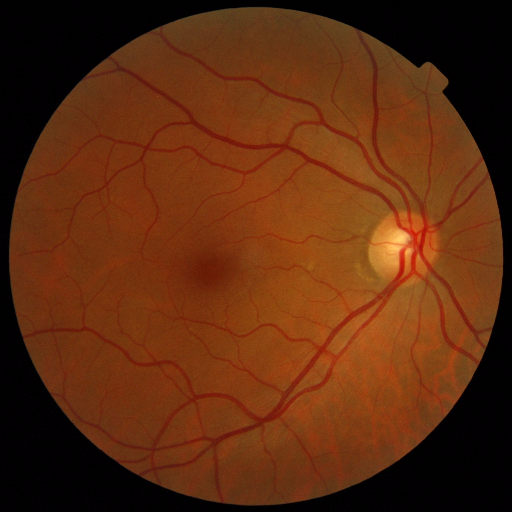
#> input picture data/raw/MESSIDOR2/messidor-2/messidor-2/preprocess/20051020_44982_0100_PP.png, 512 x 512 px
$ python -i explainability.py   (imports and definitions only)
#> lines starting #> are read from the running program, lines starting #| are printed output that depends on the picture
import cv2
import numpy as np


def gradcam_like_overlay(image: np.ndarray, mask: np.ndarray | None = None) -> np.ndarray:
    gray = cv2.cvtColor(image, cv2.COLOR_RGB2GRAY)
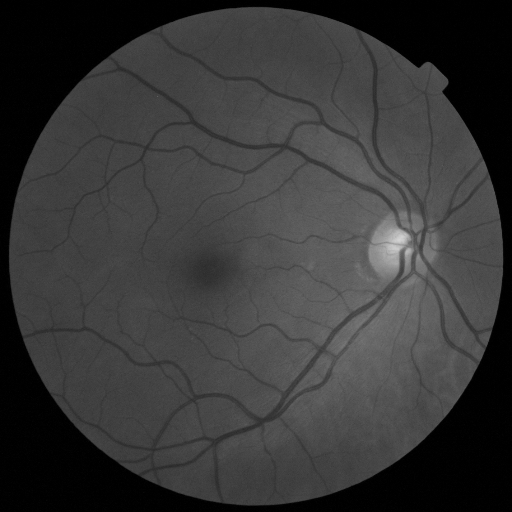
#> gray: shape (512, 512); min 0, max 212, mean 55
    heat = cv2.GaussianBlur(gray, (0, 0), sigmaX=21)
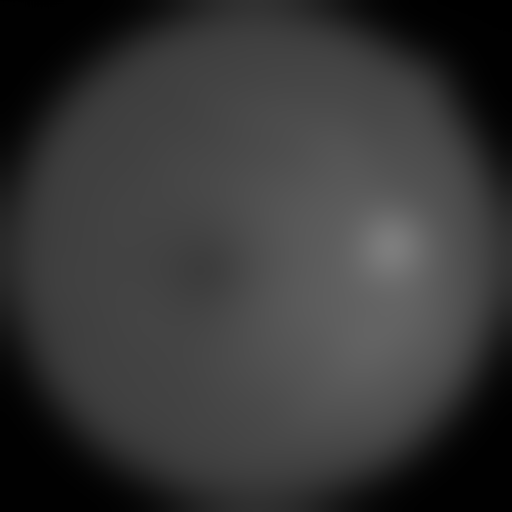
#> heat: shape (512, 512); min 0, max 125, mean 55.1
    heat = cv2.normalize(heat, None, 0, 255, cv2.NORM_MINMAX).astype(np.uint8)
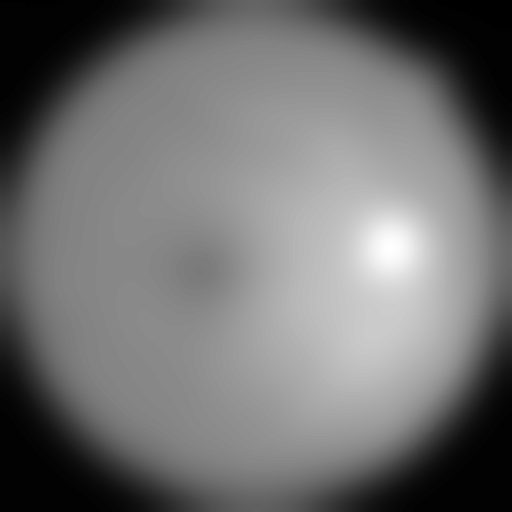
#> heat: shape (512, 512); min 0, max 255, mean 112.4
    heat = cv2.applyColorMap(heat, cv2.COLORMAP_JET)
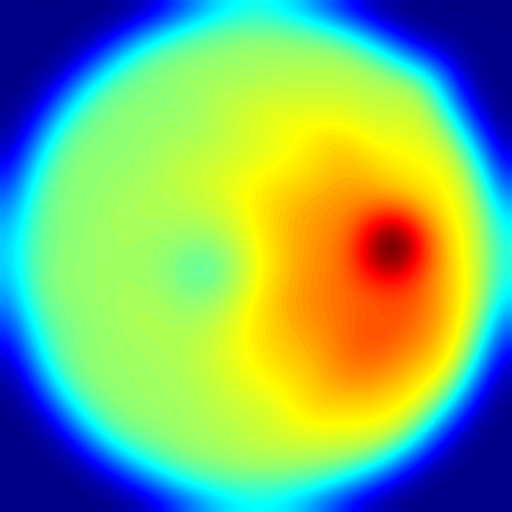
#> heat: shape (512, 512, 3); mean B, G, R 116, 176.9, 123.3
    heat = cv2.cvtColor(heat, cv2.COLOR_BGR2RGB)
    overlay = cv2.addWeighted(image, 0.55, heat, 0.45, 0)
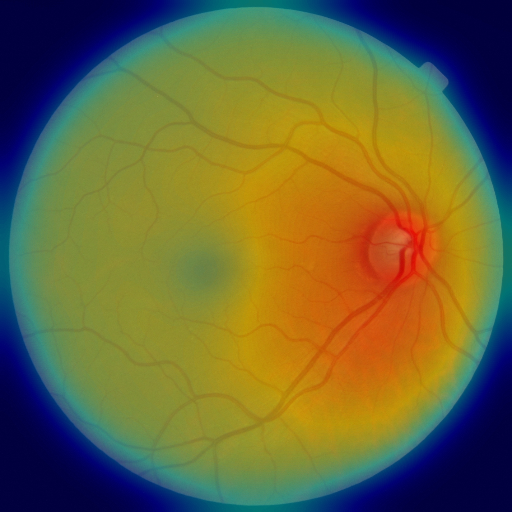
#> overlay: shape (512, 512, 3); mean R, G, B 106.8, 103.5, 60.4
    if mask is not None:
        masked_overlay = cv2.bitwise_and(overlay, overlay, mask=mask)
        # Non-retinal regions are explicitly darkened to avoid scanning/highlighting outside the eye.
        background = np.zeros_like(image)
        overlay = np.where(mask[..., None] > 0, masked_overlay, background)
    return overlay


def fake_lesion_mask(image: np.ndarray, mask: np.ndarray | None = None) -> np.ndarray:
    h, w, _ = image.shape
    lesion = np.zeros((h, w, 3), dtype=np.uint8)
    cv2.circle(lesion, (w // 3, h // 3), 22, (255, 0, 0), -1)
    cv2.circle(lesion, (w // 2, h // 2), 18, (255, 255, 0), -1)
    cv2.circle(lesion, (2 * w // 3, h // 2), 12, (0, 0, 255), -1)
    cv2.circle(lesion, (w // 2, 2 * h // 3), 15, (0, 255, 0), -1)
    if mask is not None:
        lesion = np.where(mask[..., None] > 0, lesion, 0)
        base = cv2.bitwise_and(image, image, mask=mask)
    else:
        base = image
    return cv2.addWeighted(base, 0.75, lesion, 0.25, 0)

>>> import cv2
>>> picture = cv2.cvtColor(cv2.imread('../../../data/raw/MESSIDOR2/messidor-2/messidor-2/preprocess/20051020_44982_0100_PP.png'), cv2.COLOR_BGR2RGB)
>>> result = gradcam_like_overlay(picture)

$ run again, on data/raw/MESSIDOR2/messidor-2/messidor-2/preprocess/20051020_63269_0100_PP.png
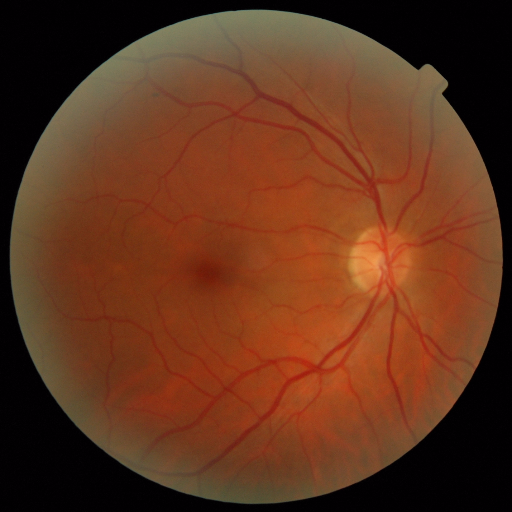
#> input picture data/raw/MESSIDOR2/messidor-2/messidor-2/preprocess/20051020_63269_0100_PP.png, 512 x 512 px
#> in gradcam_like_overlay, `heat = cv2.applyColorMap(heat, cv2.COLORMAP_JET)`:
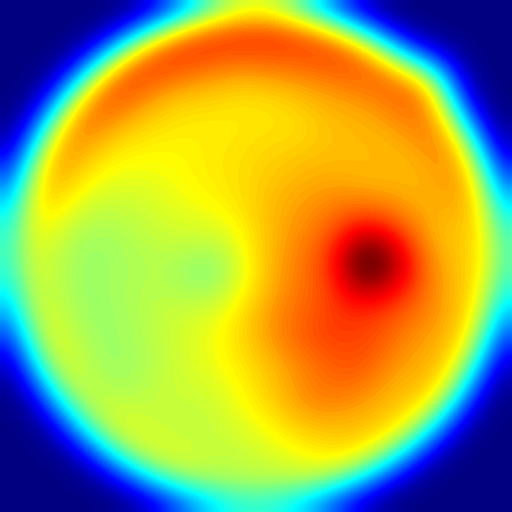
#> heat: shape (512, 512, 3); mean B, G, R 77.8, 163.2, 161.3
#> in gradcam_like_overlay, `overlay = cv2.addWeighted(image, 0.55, heat, 0.45, 0)`:
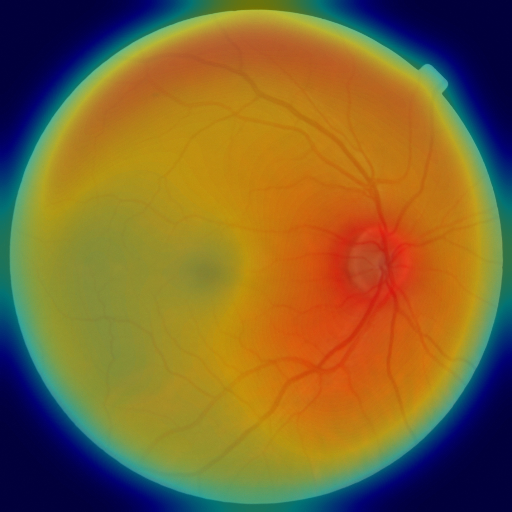
#> overlay: shape (512, 512, 3); mean R, G, B 126.5, 102.2, 50.9

$ run again, on data/raw/MESSIDOR2/messidor-2/messidor-2/preprocess/20051021_36208_0100_PP.png
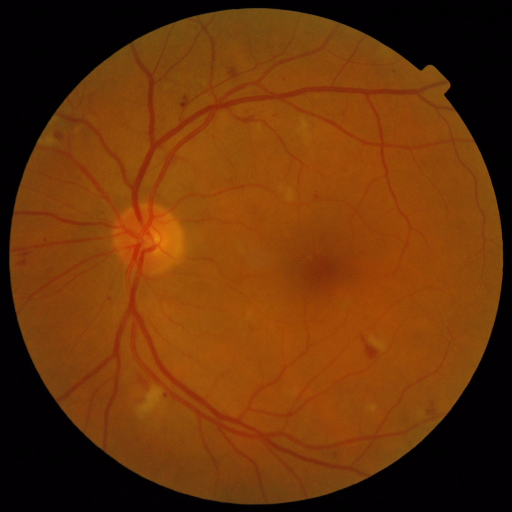
#> input picture data/raw/MESSIDOR2/messidor-2/messidor-2/preprocess/20051021_36208_0100_PP.png, 512 x 512 px
#> in gradcam_like_overlay, `heat = cv2.applyColorMap(heat, cv2.COLORMAP_JET)`:
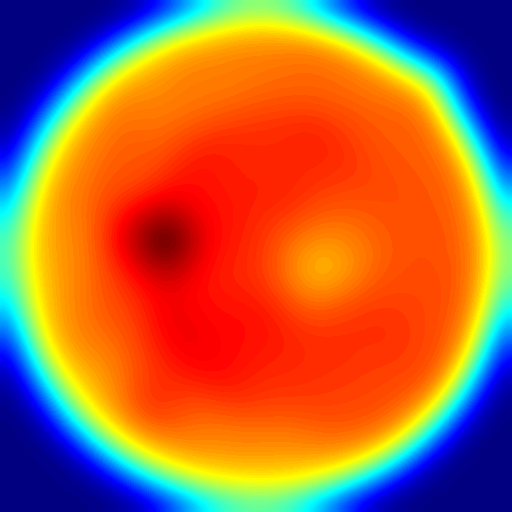
#> heat: shape (512, 512, 3); mean B, G, R 64.6, 102.6, 173.8
#> in gradcam_like_overlay, `overlay = cv2.addWeighted(image, 0.55, heat, 0.45, 0)`:
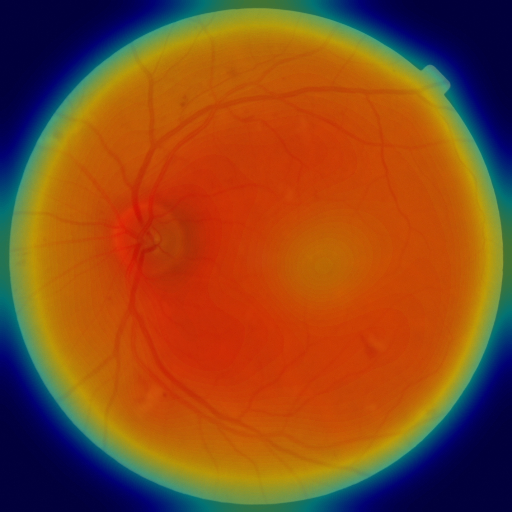
#> overlay: shape (512, 512, 3); mean R, G, B 136.4, 74.7, 34
